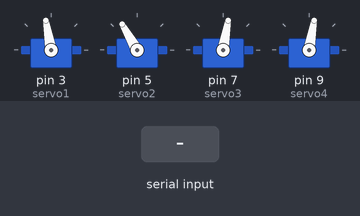
A sketch run on a simulated Arduino Uno, built with avr-gcc and run on an emulated ATmega328P. Shown: 4 × servo. Inputs (shaded band) come from the test bench.

Above: at 1.7 s.
1.8 s: "TurnOff\n" received over Serial
At 2.2 s:
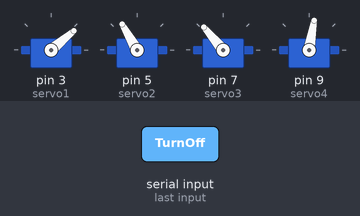
3.8 s: "TurnOn\n" received over Serial
At 4.2 s:
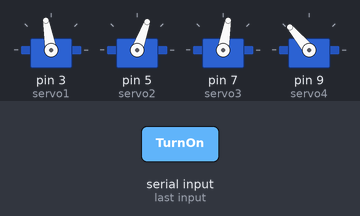
Timing chart, 0 to 6.8 s (numbered marks = the images above; inputs shaded):
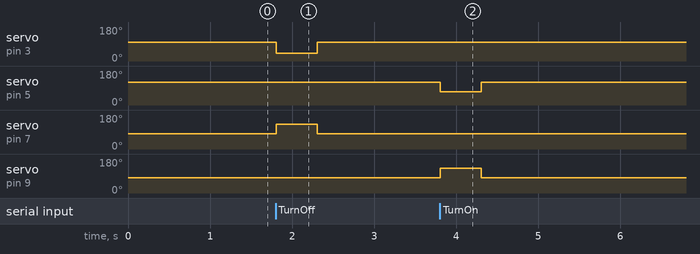

Measured:
- after the input at 1.8 s, servo on pin 3 (servo1): 100° → 40° at once, → 100° 0.50 s later; servo on pin 7 (servo3): 80° → 130° at once, → 80° 0.50 s later
- after the input at 3.8 s, servo on pin 5 (servo2): 120° → 70° at once, → 120° 0.50 s later; servo on pin 9 (servo4): 80° → 130° at once, → 80° 0.50 s later

The sketch:

sketch_feb1a.ino
```cpp
String str;
#include<Servo.h>
Servo servo1;
Servo servo2;
Servo servo3;
Servo servo4;

void setup() {
  // put your setup code here, to run once:
  Serial.begin(9600);
  servo1.attach(3);//1,2同側, 1,3左右2,4左右
  servo2.attach(5);
  servo3.attach(7);
  servo4.attach(9);
  servo1.write(100);
  servo2.write(120);
  servo3.write(80);
  servo4.write(80);
  delay(500);
}

void loop() {
  // put your main code here, to run repeatedly:
  if (Serial.available()){
    str = Serial.readStringUntil('\n');
    if (str=="TurnOff"){
      servo1.write(40);
      servo3.write(130);
      delay(500);
      servo1.write(100);
      servo3.write(80);
      delay(500);
      servo1.detach();
      servo3.detach();
    }else if (str=="TurnOn"){
      servo2.write(70);
      servo4.write(130);
      delay(500);
      servo2.write(120);
      servo4.write(80);
      delay(500);
      servo2.detach();
      servo4.detach();
    }
  }
}
```

test.ino
```cpp

```
